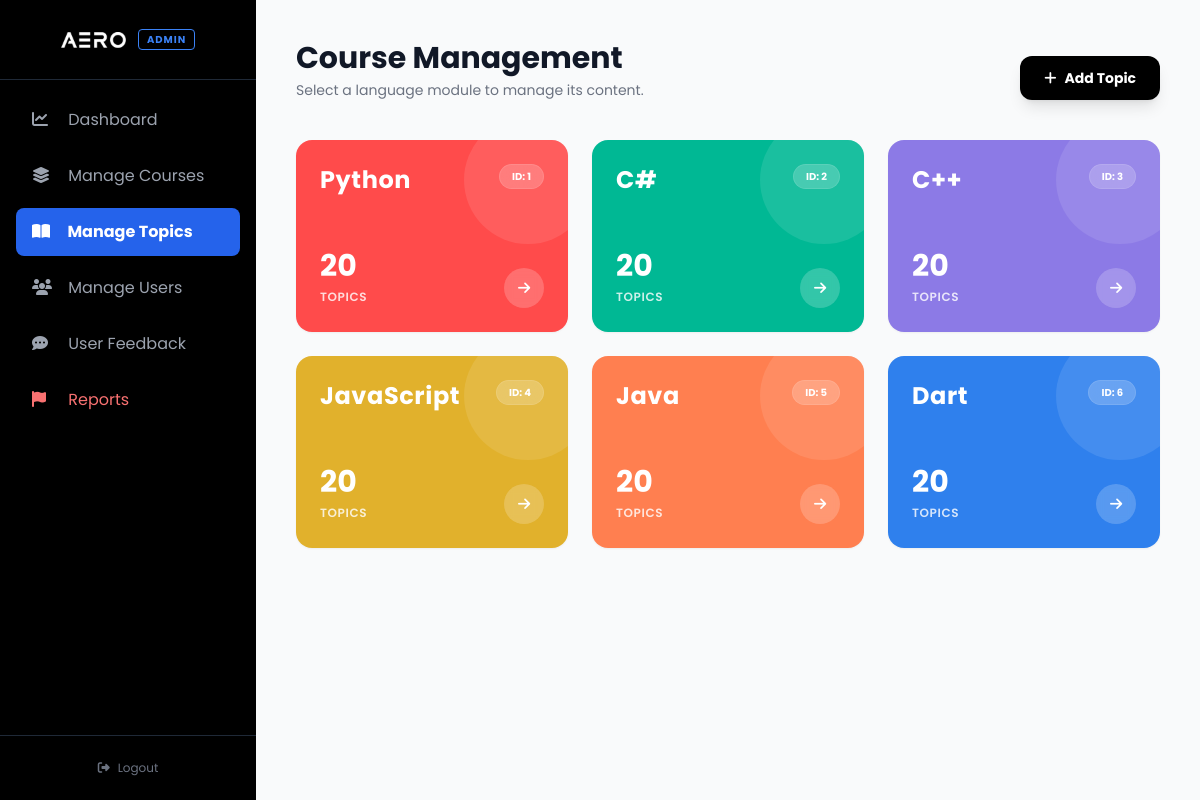
Screenshot of /admin/manage_topics.php (signed in) with the database file from the repository.
### tables this page shows
CREATE TABLE `languages` (
  `language_id` int(11) NOT NULL,
  `name` varchar(50) NOT NULL,
  `description` text DEFAULT NULL,
  `icon_path` varchar(255) DEFAULT NULL
);

### admin/manage_topics.php (the view, shortened to what this page needs)
<?php
include 'check_admin.php';
$selectedLangId = isset($_GET['view_lang']) ? (int)$_GET['view_lang'] : 0;
$selectedLangName = "";
if ($selectedLangId > 0) {
    $sql = "SELECT t.* FROM topics t WHERE t.language_id = $selectedLangId ORDER BY t.order_sequence ASC";
    $result = $conn->query($sql);
    $langNameCheck = $conn->query("SELECT name FROM languages WHERE language_id = $selectedLangId")->fetch_assoc();
    $selectedLangName = $langNameCheck['name'];
} else {
    $sql = "SELECT l.*, (SELECT COUNT(*) FROM topics WHERE language_id = l.language_id) as topic_count FROM languages l";
    $result = $conn->query($sql);
}
$langColors = [
    'Python' => 'bg-[#ff4b4b]',
    'C#' => 'bg-[#00b894]',
    'C++' => 'bg-[#8c7ae6]',
    'JavaScript' => 'bg-[#e1b12c]',
    'Java' => 'bg-[#ff7f50]',
    'Dart' => 'bg-[#2f80ed]'
];
?>
<!DOCTYPE html>
<html lang="en">
<head>
    <script src="https://cdn.tailwindcss.com"></script>
    <link rel="stylesheet" href="https://cdnjs.cloudflare.com/ajax/libs/font-awesome/6.4.0/css/all.min.css">
</head>
<body class="bg-gray-50 flex">
    <?php include('../components/admin_sidebar.php') ?>
    <main class="ml-64 flex-1 p-10 h-screen overflow-y-auto">
        <div class="flex justify-between items-end mb-10">
            <div>
                <?php if ($selectedLangId > 0): ?>
                    <a href="manage_topics.php" class="text-gray-400 hover:text-black text-xs font-bold mb-2 inline-flex items-center transition">
                        <i class="fa-solid fa-arrow-left mr-2"></i> Back to Languages
                    </a>
                    <h1 class="text-3xl font-bold text-gray-900">
                        Manage <span class="<?php echo strtolower($selectedLangName) == 'python' ? 'text-[#ff4b4b]' : 'text-blue-600'; ?>"><?php echo htmlspecialchars($selectedLangName); ?></span>
                    </h1>
                    <p class="text-sm text-gray-500 mt-1">Organize your lessons and materials.</p>
                <?php else: ?>
                    <h1 class="text-3xl font-bold text-gray-900">Course Management</h1>
                    <p class="text-sm text-gray-500 mt-1">Select a language module to manage its content.</p>
                <?php endif; ?>
            </div>
            <a href="add_topic.php<?php echo ($selectedLangId > 0) ? '?prefill=' . $selectedLangId : ''; ?>"
                class="bg-black text-white px-6 py-3 rounded-xl text-sm font-bold hover:bg-gray-800 transition shadow-lg flex items-center transform hover:-translate-y-0.5">
                <i class="fa-solid fa-plus mr-2"></i> Add Topic
            </a>
        </div>
        <?php if ($selectedLangId == 0): ?>
            <div class="grid grid-cols-1 md:grid-cols-2 lg:grid-cols-3 gap-6">
                <?php while ($lang = $result->fetch_assoc()):
                    $bgClass = $langColors[$lang['name']] ?? 'bg-gray-600';
                ?>
                    <a href="manage_topics.php?view_lang=<?php echo $lang['language_id']; ?>"
                        class="card-hover-fix group relative overflow-hidden rounded-2xl shadow-sm hover:shadow-xl transition-all duration-300 block h-48 <?php echo $bgClass; ?>">
                        <div class="absolute -right-6 -top-6 w-32 h-32 bg-white opacity-10 rounded-full group-hover:scale-150 transition-transform duration-500"></div>
                        <div class="relative z-10 p-6 h-full flex flex-col justify-between text-white">
                            <div class="flex justify-between items-start">
                                <h2 class="text-2xl font-bold tracking-wide"><?php echo $lang['name']; ?></h2>
                                <span class="bg-white/20 px-3 py-1 rounded-full text-[10px] font-bold backdrop-blur-md border border-white/10">
                                    ID: <?php echo $lang['language_id']; ?>
                                </span>
                            </div>
                            <div class="flex justify-between items-end">
                                <div>
                                    <span class="text-3xl font-bold block"><?php echo $lang['topic_count']; ?></span>
                                    <span class="text-xs opacity-80 uppercase tracking-wider font-semibold">Topics</span>
                                </div>
                                <div class="w-10 h-10 bg-white/20 rounded-full flex items-center justify-center backdrop-blur-sm group-hover:bg-white group-hover:text-black transition-colors duration-300">
                                    <i class="fa-solid fa-arrow-right text-sm"></i>
                                </div>
                            </div>
                        </div>
                    </a>
                <?php endwhile; ?>
            </div>
        <?php endif; ?>
    </main>
</body>
</html>

### admin/manage_topics.php (style rules this page uses)
body { font-family: 'Poppins', sans-serif; }
.card-hover-fix { -mask-image: -webkit-radial-gradient(white, black); transform: translateZ(0); }

### rows the page displays
languages: name "Python", language_id "1", topic_count "20"
languages: name "C#", language_id "2", topic_count "20"
languages: name "C++", language_id "3", topic_count "20"
languages: name "JavaScript", language_id "4", topic_count "20"
languages: name "Java", language_id "5", topic_count "20"
languages: name "Dart", language_id "6", topic_count "20"
